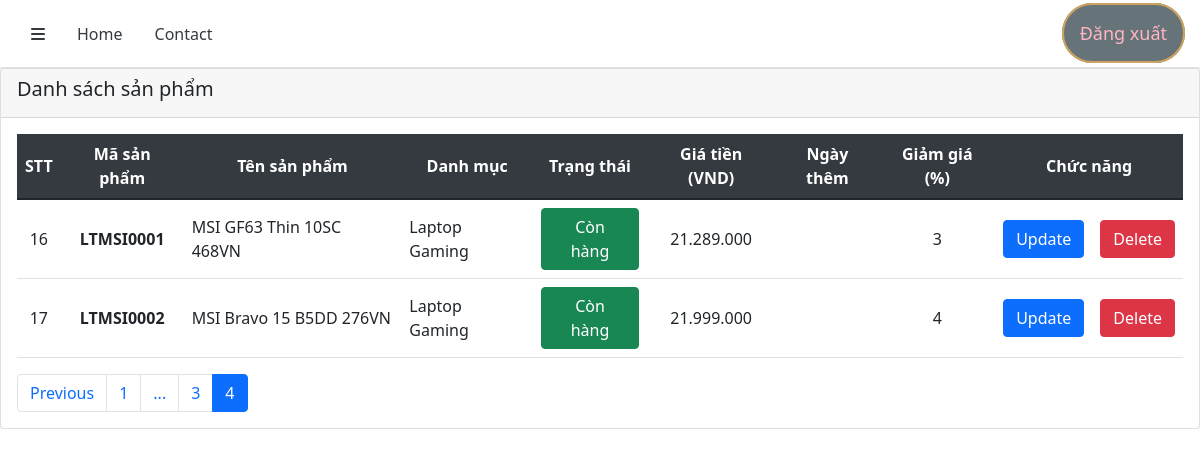
Page /admin/product/index.php?page=4 (signed in) on the committed database.
### tables this page shows
CREATE TABLE `product` (
  `product_id` varchar(20) NOT NULL,
  `product_type` int(11) DEFAULT NULL COMMENT '1: Laptop, 2: CPU, 3: Màn hình',
  `category_id` int(11) NOT NULL,
  `name` varchar(100) NOT NULL,
  `slug` varchar(100) NOT NULL,
  `brand` int(11) NOT NULL,
  `thumbnail` varchar(255) NOT NULL,
  `keywords` varchar(400) DEFAULT NULL,
  `price` int(11) NOT NULL,
  `discount` int(11) NOT NULL,
  `status` tinyint(1) NOT NULL DEFAULT 1 COMMENT '1: còn hàng',
  `createdAt` datetime DEFAULT NULL
);

CREATE TABLE `category` (
  `id` int(11) NOT NULL,
  `name` varchar(40) NOT NULL,
  `slug` varchar(40) NOT NULL,
  `type` int(11) NOT NULL,
  `parent_id` int(11) NOT NULL DEFAULT 0
);

### database/dbhelper.php (called while the page is built, shortened)
<?php
    function executeGetDataBindParam($sql, $dataType, $param) {
        include BASE_URL."database/connect.php";
        $stmt = $connect->prepare($sql);
        $stmt->bind_param($dataType, ...$param);
        $stmt->execute();
        $result = $stmt->get_result();
        $data = [];
        while ($row = $result->fetch_assoc()) {
            $data[] = $row;
        }
        return $data;
    }
    function executeGetData($sql) {
        include BASE_URL."database/connect.php";
        $stmt = $connect->prepare($sql);
        $stmt->execute();
        $result = $stmt->get_result();
        $data = [];
        while ($row = $result->fetch_assoc()) {
            $data[] = $row;
        }
        return $data;
    }
?>

### admin/product/index.php (the view, shortened to what this page needs)
<?php
    include_once BASE_URL."database/dbhelper.php";
    $pageSize = 5;
    $page = 1;
    if (isset($_GET['page'])) {
        $page = $_GET['page'];
    }
    $start = ($page - 1) * $pageSize;
    $sql = "select product.*,  category.name as category_name from product, category
            where product.category_id = category.id
            order by createdAt desc
            limit ".$start.", ".$pageSize."";
    $data =  executeGetData($sql);
    include_once "../partials/header.php";
?>
        <div class="content-wrapper">
            <div class="row">
                <div class="col-xl-12">
                    <div class="card">
                        <div class="card-header">
                            <h5 class="card-title">Danh sách sản phẩm</h5>
                        </div>
                        <div class="card-body">
                        <table class="table">
                            <thead>
                                <tr>
                                    <th>STT</th>
                                    <th>Mã sản phẩm</th>
                                    <th>Tên sản phẩm</th>
                                    <th>Danh mục</th>
                                    <th>Trạng thái</th>
                                    <th>Giá tiền (VND)</th>
                                    <th>Ngày thêm</th>
                                    <th>Giảm giá (%)</th>
                                    <th colspan="2">Chức năng</th>
                                </tr>
                            </thead>
                            <tbody>
<?php
    $status = ['Hết hàng', 'Còn hàng'];
    foreach ($data as $key => $value) {
        if ($value['status'] == 1) {
            $statusClass = "btn-success";
        } else {
            $statusClass = "btn-secondary";
        }
        if (!$value['createdAt']) {
            $value['createdAt'] = '';
        }
        echo '<tr>
                <td class="text-center">'.(++$start).'</td>
                <th>'.$value['product_id'].'</th>
                <td>'.$value['name'].'</td>
                <td>'.$value['category_name'].'</td>
                <td class="text-center"><button class="btn '.$statusClass.'">'.$status[$value['status']].'</button></td>
                <td class="text-center">'.number_format($value['price'], 0, ',', '.').'</td>
                <td class="text-center">'.$value['createdAt'].'</td>
                <td class="text-center">'.$value['discount'].'</td>
                <td><a href="./update.php?product_id='.$value['product_id'].'" class="btn btn-primary">Update</a></td>
                <td><button class="btn btn-danger">Delete</button></td>
            </tr>';
    }
?>
                            </tbody>
                            </table>
                        </div>
                    </div>
                </div>
            </div>
        </div>
    </div>
</body>
</html>

### admin/public/css/base.css (style rules this page uses)
* { padding: 0; margin: 0; box-sizing: border-box; }
:root { --blue: #007bff; --indigo: #6610f2; --purple: #6f42c1; --pink: #e83e8c; --red: #dc3545; --orange: #fd7e14; --yellow: #ffc107; --green: #28a745; --teal: #20c997; --cyan: #17a2b8; --white: #fff; --gray: #6c757d; --gray-dark: #343a40; --primary: #007bff; --secondary: #6c757d; --success: #28a745; --info: #17a2b8; --warning: #ffc107; --danger: #dc3545; --light: #f8f9fa; --dark: #343a40; }
html { font-family: -apple-system, BlinkMacSystemFont, 'Segoe UI', Roboto, Oxygen, Ubuntu, Cantarell, 'Open Sans', 'Helvetica Neue', sans-serif; font-size: 16px; }
a { color: var(--dark); text-decoration: none; }
.content-wrapper { background-color: #f4f6f9; transition: all ease 0.4s; margin-left: 0; }
.table { vertical-align: middle; }
table thead { background-color: var(--bs-gray-dark); color: var(--white); }
.table > thead { vertical-align: middle; }
.table th { text-align: center; }

### rows in the picture
product: product_id "LTMSI0001", name "MSI GF63 Thin 10SC 468VN", category.name "Laptop Gaming", status "Còn hàng", price "21.289.000", discount "3"
product: product_id "LTMSI0002", name "MSI Bravo 15 B5DD 276VN", category.name "Laptop Gaming", status "Còn hàng", price "21.999.000", discount "4"
